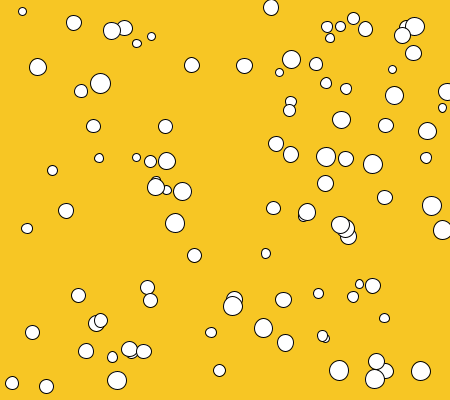
Frame 1 (no input)
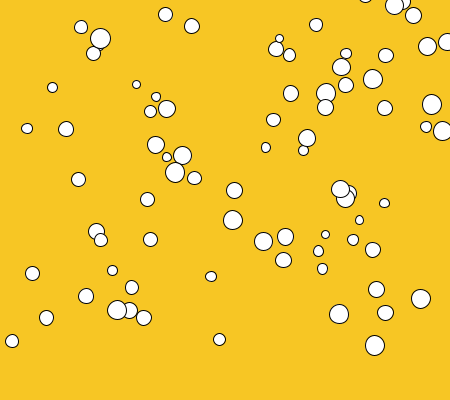
Frame 60 (the mouse pressed at the canvas centre just before this capture)
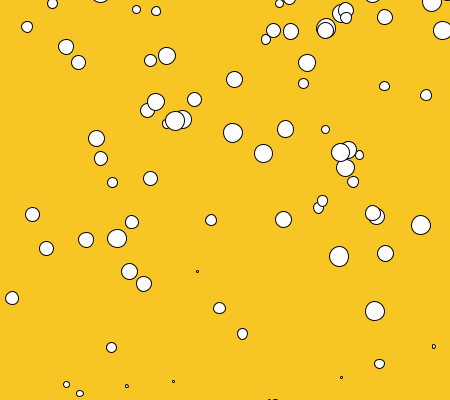
Frame 120 (the mouse held since frame 60 and released just before this capture)

The Processing sketch that drew these frames (run headless with seeded random() and noise(); from frame 60 on, the mouse is pressed at the canvas centre):

// Processing sketch: processing_123217
// ── processing_123217.pde

int numBurbujas = 100;
Burbuja[] Burbujas;
 
void setup()
{
    size(450, 400);
     
    Burbujas = new Burbuja[numBurbujas];
    for (int i = 0; i < numBurbujas; i++) {
        Burbujas[i] = new Burbuja();
    }
}
 
void draw()
{
    background(#F7C624);
    smooth();
     
    for (int i = 0; i < Burbujas.length; i++) {
        Burbujas[i].update();
        Burbujas[i].render();
        if (Burbujas[i].loc.y < -50) {
           Burbujas[i].reset();
        }
    }
}
         

class Burbuja
{
    PVector loc;
    float   speed;
    float   radius;
     
    Burbuja()
    {
        loc = new PVector( random(width), random(height) );
        speed = random(0.5, 2);
        radius = random( 2, 5 );
    }
     
    void update()
    {
        loc.y -= speed;
    }
     
    void render()
    {
        
        fill(#FFFFFF);
        for (int i = 1; i < 3; i++) {
            ellipse( loc.x, loc.y, i * radius * 2, i * radius * 2 );
        }
    }
     
    void reset()
    {
        loc.x = random(width);
        loc.y = height + 70;
        speed = random(0.5, 3);
        radius = random( 0.5,3 );
    }
     
}
